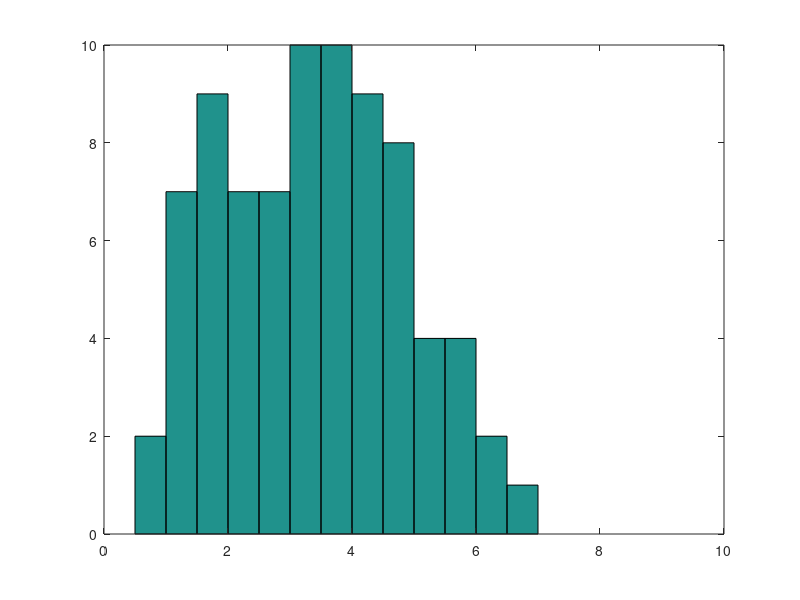
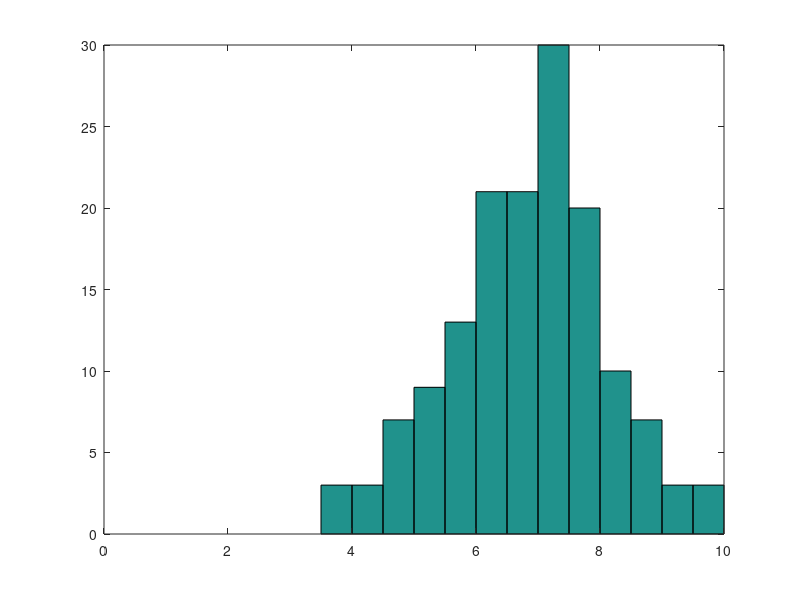
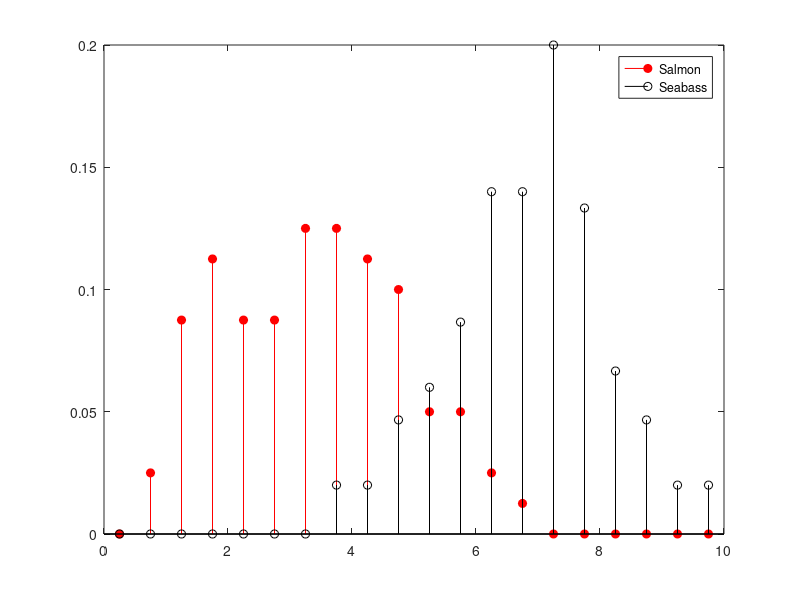
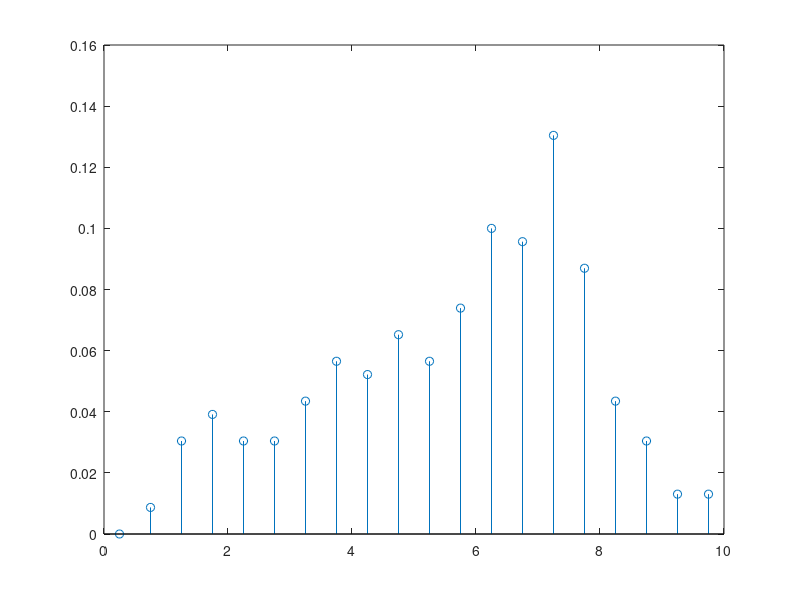

MATLAB code to generate these figures, in order:
%
% CS7720 Spring 2015
% Introduction to Machine Learning and Pattern Recognition
% University of Missouri-Columbia
%
% Author: Chanmann Lim
% email: cl9p8@mail.missouri.edu
%
% Homework Assignment 1
% Problem 4
%
clc; clear; close all;

salmon = load('SalmonLightness.dat');
seabass = load('SeabassLightness.dat');
xvalues = load('formathist.dat');

%
% 1 - Plot Salmon and Seabass histogram with the intervals of 
%     [(k-1)*0.5, k*0.5], with k = 1,...,20
%
figure; hist(salmon, xvalues);
figure; hist(seabass, xvalues);

%
% 2 - Compute P(salmon) and P(seabass)
%
sample = length(salmon) + length(seabass);
P_salmon = length(salmon)/sample;
P_seabass = length(seabass)/sample;

disp(['P(salmon) = ' num2str(P_salmon), ...
 ' and P(seabass) = ' num2str(P_seabass)]);

%
% 3 - Plot conditional probability P(lightness|salmon) and
%     P(lightness|seabase) pmf
%
P_lightness_given_salmon = hist(salmon, xvalues)'/length(salmon);
P_lightness_given_seabass = hist(seabass, xvalues)'/length(seabass);

disp('P(lightness|salmon) = '); disp(P_lightness_given_salmon);
disp('P(lightness|seabass) = '); disp(P_lightness_given_seabass);

figure;
stem(xvalues, P_lightness_given_salmon, 'filled', 'r'); hold on;
stem(xvalues, P_lightness_given_seabass, 'k'); hold off;
legend('Salmon', 'Seabass');

%
% 4 - Compute:
%     P(lightness<=5|salmon) and P(lightness<=8|salmon)
%     P(lightness>=5|sea_bass) and P(lightness>=2|sea_bass)
%
P_lightness_less_equal_5_given_salmon = sum(P_lightness_given_salmon(xvalues<=5));
P_lightness_less_equal_8_given_salmon = sum(P_lightness_given_salmon(xvalues<=8));

disp(['P(lightness<=5|salmon) = ' num2str(P_lightness_less_equal_5_given_salmon), ...
 ' and P(lightness<=8|salmon) = ' num2str(P_lightness_less_equal_8_given_salmon)]);

P_lightness_grater_equal_5_given_seabass = sum(P_lightness_given_seabass(xvalues>=5));
P_lightness_grater_equal_2_given_seabass = sum(P_lightness_given_seabass(xvalues>=2));

disp(['P(lightness>=5|seabass) = ' num2str(P_lightness_grater_equal_5_given_seabass), ...
 ' and P(lightness>=2|seabass) = ' num2str(P_lightness_grater_equal_2_given_seabass)]);

%
% 5 - Plot the evidence pmf P(lightness)
%
P_lightness = P_lightness_given_salmon * P_salmon + P_lightness_given_seabass * P_seabass;
disp('P(lightness) = '); disp(P_lightness);
figure; stem(xvalues, P_lightness);

%
% 6 - Plot posterior probabilities
%
P_salmon_given_lightness = P_lightness_given_salmon * P_salmon ./ P_lightness;
P_seabass_given_lightness = P_lightness_given_seabass * P_seabass ./ P_lightness;

disp('P(salmon|lightness)'); disp(P_salmon_given_lightness);
disp('P(seabass|lightness)'); disp(P_seabass_given_lightness);

figure;
stem(xvalues, P_salmon_given_lightness, 'filled', 'r'); hold on;
stem(xvalues, P_seabass_given_lightness, 'k'); hold off;
legend('Salmon', 'Seabass');